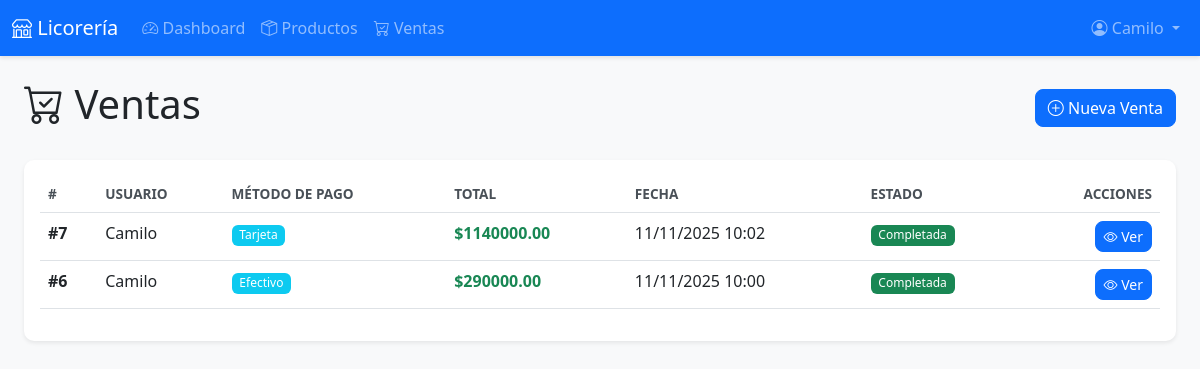
The page /ventas/ (signed in) on the database its author committed.
### core/models.py (models this page shows, shortened)
class Venta(models.Model):
    METODOS_PAGO = [
        ('efectivo', 'Efectivo'),
        ('tarjeta', 'Tarjeta'),
        ('transferencia', 'Transferencia'),
    ]
    ESTADOS = [
        ('completada', 'Completada'),
        ('cancelada', 'Cancelada'),
    ]
    usuario = models.ForeignKey(User, on_delete=models.CASCADE, related_name='ventas')
    total = models.DecimalField(max_digits=10, decimal_places=2)
    metodo_pago = models.CharField(max_length=20, choices=METODOS_PAGO)
    estado = models.CharField(max_length=20, choices=ESTADOS, default='completada')
    notas = models.TextField(blank=True)
    creado_en = models.DateTimeField(auto_now_add=True)
    class Meta:
        verbose_name = 'Venta'
        verbose_name_plural = 'Ventas'
        ordering = ['-creado_en']

### core/views.py (the view)
# urls.py: path('ventas/', views.ventas_lista_view, name='ventas_lista'),
@login_required
def ventas_lista_view(request):
    if hasattr(request.user, 'perfil') and request.user.perfil.rol == 'admin':
        ventas = Venta.objects.all()
    else:
        ventas = Venta.objects.filter(usuario=request.user)
    ventas = ventas.select_related('usuario').prefetch_related('items').order_by('-creado_en')
    context = {'ventas': ventas}
    return render(request, 'core/ventas_lista.html', context)

### templates/core/ventas_lista.html (shortened to what this page needs)
{% extends 'base.html' %}
{% block content %}
<div class="container-fluid">
    <div class="d-flex justify-content-between align-items-center mb-4">
        <h1><i class="bi bi-cart-check"></i> Ventas</h1>
        <a href="{% url 'venta_crear' %}" class="btn btn-primary">
            <i class="bi bi-plus-circle"></i> Nueva Venta
        </a>
    </div>
    <div class="card">
        <div class="card-body">
            <div class="table-responsive">
                <table class="table table-hover">
                    <thead>
                        <tr>
                            <th>#</th>
                            <th>Usuario</th>
                            <th>Método de Pago</th>
                            <th>Total</th>
                            <th>Fecha</th>
                            <th>Estado</th>
                            <th class="text-end">Acciones</th>
                        </tr>
                    </thead>
                    <tbody>
                        {% for venta in ventas %}
                        <tr>
                            <td><strong>#{{ venta.id }}</strong></td>
                            <td>{{ venta.usuario.first_name|default:venta.usuario.username }}</td>
                            <td>
                                <span class="badge bg-info">{{ venta.get_metodo_pago_display }}</span>
                            </td>
                            <td><strong class="text-success">${{ venta.total }}</strong></td>
                            <td>{{ venta.creado_en|date:"d/m/Y H:i" }}</td>
                            <td>
                                <span class="badge bg-success">{{ venta.get_estado_display }}</span>
                            </td>
                            <td class="text-end">
                                <a href="{% url 'venta_detalle' venta.id %}" class="btn btn-sm btn-primary">
                                    <i class="bi bi-eye"></i> Ver
                                </a>
                            </td>
                        </tr>
                        {% empty %}
                        <tr>
                            <td colspan="7" class="text-center text-muted py-4">
                                No hay ventas registradas
                            </td>
                        </tr>
                        {% endfor %}
                    </tbody>
                </table>
            </div>
        </div>
    </div>
</div>
{% endblock %}

### templates/base.html (shortened to what this page needs)
<!DOCTYPE html>
<html lang="es">
<head>
    <link href="https://cdn.jsdelivr.net/npm/bootstrap@5.3.0/dist/css/bootstrap.min.css" rel="stylesheet">
    <link href="https://cdn.jsdelivr.net/npm/bootstrap-icons@1.10.0/font/bootstrap-icons.css" rel="stylesheet">
    {% load static %}
    <link rel="stylesheet" href="{% static 'css/styles.css' %}">
</head>
<body>
    {% if user.is_authenticated %}
    <nav class="navbar navbar-expand-lg navbar-dark bg-primary">
        <div class="container-fluid">
            <a class="navbar-brand" href="{% url 'dashboard' %}">
                <i class="bi bi-shop"></i> Licorería
            </a>
            <div class="collapse navbar-collapse" id="navbarNav">
                <ul class="navbar-nav me-auto">
                    <li class="nav-item">
                        <a class="nav-link" href="{% url 'dashboard' %}">
                            <i class="bi bi-speedometer2"></i> Dashboard
                        </a>
                    </li>
                    <li class="nav-item">
                        <a class="nav-link" href="{% url 'productos_lista' %}">
                            <i class="bi bi-box-seam"></i> Productos
                        </a>
                    </li>
                    <li class="nav-item">
                        <a class="nav-link" href="{% url 'ventas_lista' %}">
                            <i class="bi bi-cart-check"></i> Ventas
                        </a>
                    </li>
                </ul>
                <ul class="navbar-nav">
                    <li class="nav-item dropdown">
                        <a class="nav-link dropdown-toggle" href="#" id="userDropdown" role="button" data-bs-toggle="dropdown">
                            <i class="bi bi-person-circle"></i> {{ user.first_name|default:user.username }}
                        </a>
                    </li>
                </ul>
            </div>
        </div>
    </nav>
    {% endif %}
    <main class="{% if user.is_authenticated %}container-fluid{% endif %} my-4">
        {% block content %}{% endblock %}
    </main>
</body>
</html>

### static/css/static/css/styles.css (style rules this page uses)
:root { --primary-color: #0d6efd; --secondary-color: #6c757d; --success-color: #198754; --danger-color: #dc3545; --warning-color: #ffc107; --info-color: #0dcaf0; }
body { font-family: 'Segoe UI', Tahoma, Geneva, Verdana, sans-serif; background-color: #f8f9fa; }
.table th { font-weight: 600; text-transform: uppercase; font-size: 0.85rem; color: #495057; }
.card { border: none; box-shadow: 0 2px 4px rgba(0,0,0,0.08); border-radius: 10px; }
.btn { border-radius: 8px; font-weight: 500; transition: all 0.3s; }
.navbar { box-shadow: 0 2px 4px rgba(0,0,0,0.1); }
.badge { font-weight: 500; padding: 0.35em 0.65em; }

### rows shown on the page
Venta: id "7", usuario.first_name "Camilo", metodo_pago "Tarjeta", total "1140000.00", creado_en "11/11/2025 10:02", estado "Completada"
Venta: id "6", usuario.first_name "Camilo", metodo_pago "Efectivo", total "290000.00", creado_en "11/11/2025 10:00", estado "Completada"

### other values the page prints
{{ user.first_name|default:user.username }} "Camilo"
